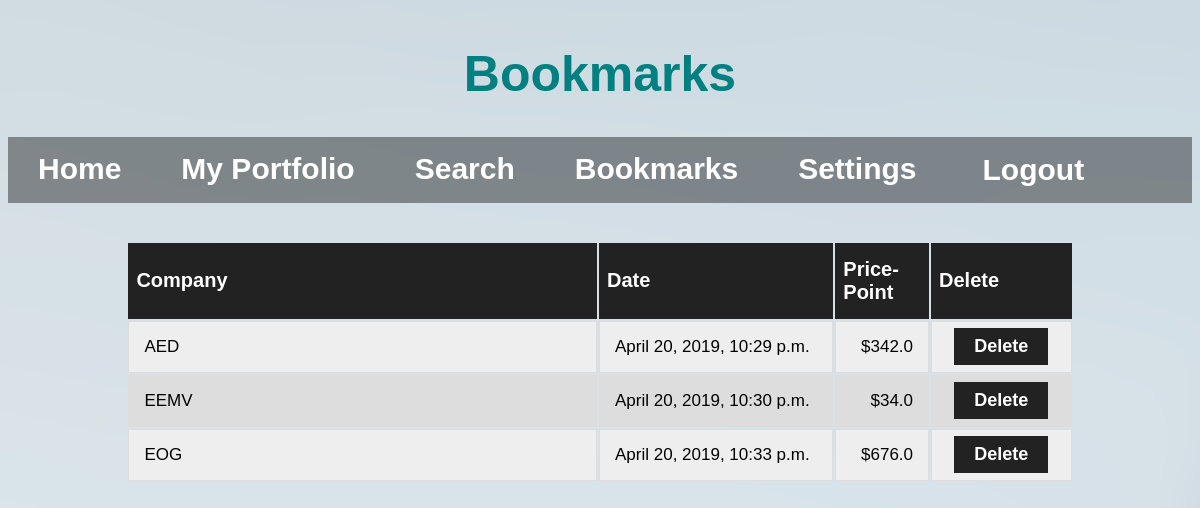
The app's page /bookmarks (signed in), older data.
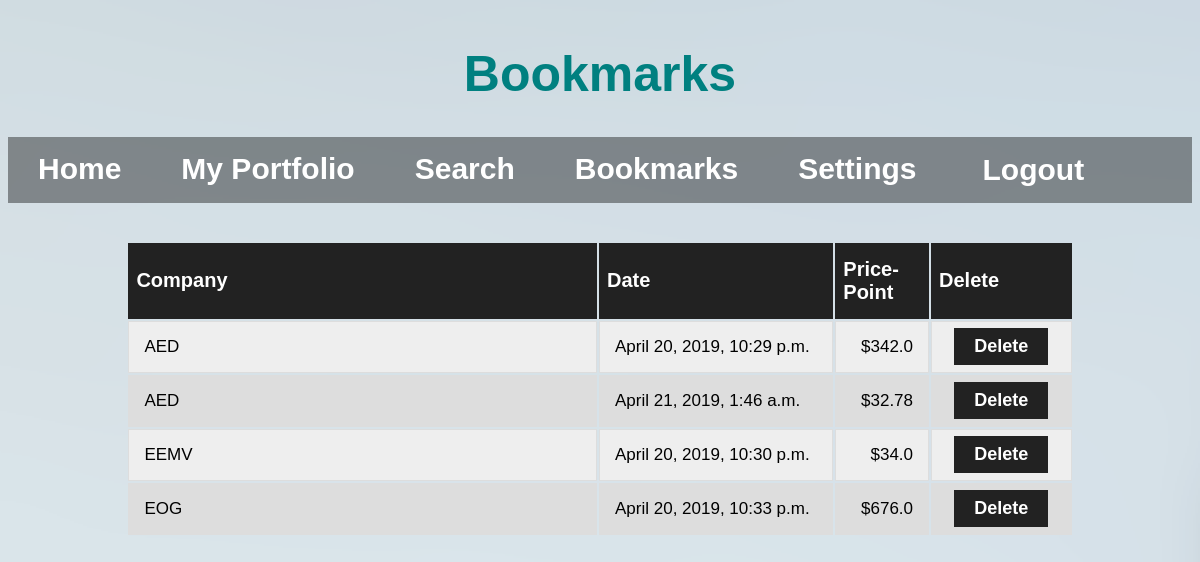
The same page, newer data.
### XChange/models.py (models this page shows)
class Bookmark(models.Model):
    userProfile = models.ForeignKey(UserProfile)
    companyName = models.CharField(max_length=250)
    setDate = models.DateTimeField()
    bookmarkPrice = models.FloatField(max_length=250)
    bookmarkAmount = models.IntegerField(max_length=250)

### XChange/views.py (the view, shortened to what this page needs)
# urls.py: url(r'^bookmarks', views.bookmarks, name='bookmarks'),
def bookmarks(request):
    if not request.user.is_authenticated:
        return redirect('%s?next=%s' % (djSettings.LOGIN_URL, request.path))
    currentProfile = UserProfile.objects.get(user = request.user)
    userBookmarks = Bookmark.objects.filter(userProfile = currentProfile).order_by('companyName')
    return render(request, 'XChange/bookmarks.html', {'userBookmarks': userBookmarks})

### XChange/templates/XChange/bookmarks.html (shortened to what this page needs)
<!DOCTYPE html>
<html>
  <head>
    <link rel="stylesheet" type="text/css" href="/static/XChange/css/bookmarks.css" />
    <link rel="stylesheet" type="text/css" href="/static/XChange/css/common.css" />
  </head>
  <body>
    <h1 id="bookmark-title">Bookmarks</h1>
    <div class="navBarDiv">
      <ul class="navBarList">
        <li class="homeNav"><a href="home.html">Home</a></li>
        <li class="portNav"><a href="myPortfolio.html">My Portfolio</a></li>
        <li class="srchNav"><a href="search.html">Search</a></li>
        <li class="bmarkNav"><a href="#">Bookmarks</a></li>
        <li class="settNav"><a href="settings.html">Settings</a></li>
        <li class="logOut">
                  <form method='POST'>
                    <button type="submit" name="submit" value="Logout">Logout</button>
                  </form></li>
      </ul>
    </div>
    <br>
    <div id="tableDiv">
      <table id = "tableBookmark">
        <col id="compNameBook">
        <col id="dateBook">
        <col id="priceBook">
        <col id="deleteButton">
        <tr>
          <div class = "tableBookmarkDiv">
          <th>Company</th>
          <th>Date</th>
          <th class="rightAlignPrice">Price-Point</th>
          <th id="deleteHeader">Delete</th>
          </div>
        </tr>
        {% for b in userBookmarks %}
          <tr>
            <td>{{b.companyName}}</td>
            <td>{{b.setDate}}</td>
            <td class="rightAlignPrice">${{b.bookmarkPrice}}</td>
            <td class="deleteCell">
            <form method='POST'>
                <button type="submit" name="delete" value="{{b.id}}">Delete</button>
            </form>
            </td>
          </tr>
        {% endfor %}
      </table>
    </div>
  </body>
</html>

Row changes from the older to the newer data that the page shows:
added Bookmark: companyName "AED", setDate "April 21, 2019, 1:46 a.m.", bookmarkPrice "32.78", {{ b.id }} 4 (drawn)
